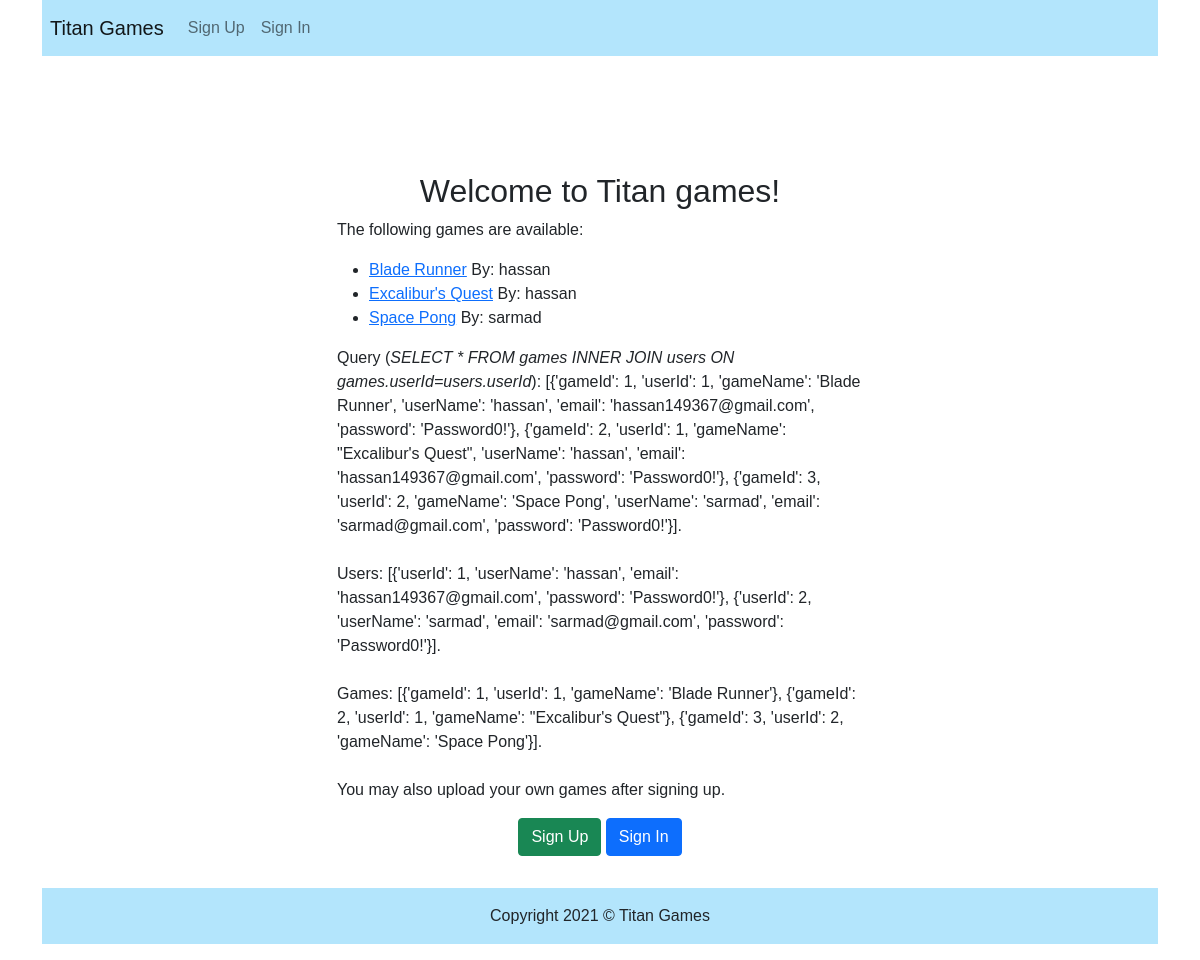
Before: / with the older database file.
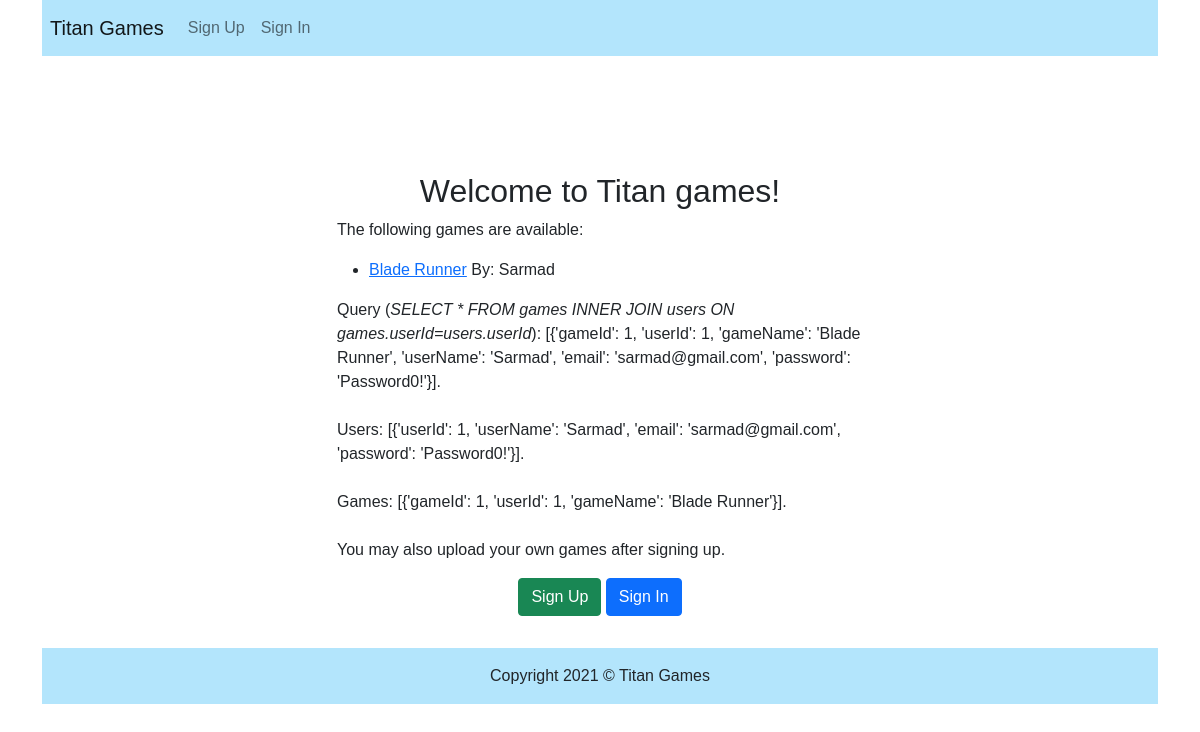
After: the same page with the newer database file.
### tables this page shows
CREATE TABLE games (
  gameId INTEGER PRIMARY KEY AUTOINCREMENT,
	userId INTEGER,
	gameName TEXT NOT NULL,
  FOREIGN KEY(userId) REFERENCES users(userId)
);

CREATE TABLE users (
  userId INTEGER PRIMARY KEY AUTOINCREMENT,
  userName TEXT NOT NULL,
  email TEXT UNIQUE NOT NULL,
  password TEXT NOT NULL
);

### app.py (the view)
@app.route("/")
def home_page():
    users = query_db('SELECT * FROM users')
    games = query_db('SELECT * FROM games')
    query = query_db('SELECT * FROM games INNER JOIN users ON games.userId=users.userId')
    return render_template('index.html', users=users, games=games, query=query)

### app.py (called while the page is built)
def get_db():
    db = getattr(g, '_database', None)
    if db is None:
        db = g._database = sqlite3.connect(DATABASE)
    def make_dicts(cursor, row):
        return dict((cursor.description[idx][0], value)
                    for idx, value in enumerate(row))
    db.row_factory = make_dicts
    return db

def query_db(query, args=(), one=False):
    cur = get_db().execute(query, args)
    rv = cur.fetchall()
    cur.close()
    return (rv[0] if rv else None) if one else rv

@app.teardown_appcontext
def close_connection(exception):
    db = getattr(g, '_database', None)
    if db is not None:
        db.close()

### templates/index.html (shortened to what this page needs)
{% extends "base.html" %}
{% block head %}
  {{ super() }}
{% endblock %}
{% block content %}
  <div class="card w-50 mb-3 border-0" style="width: 18rem; margin: auto;">
    <div class="card-body">
      {% if 'user' in session and session['user'] %}
			  <h2 class="card-title text-center">Welcome to Titan games {{session['user']['userName']}}!</h2>
			{% else %}
			  <h2 class="card-title text-center">Welcome to Titan games!</h2>
      {% endif %}
			<p class="card-text">The following games are available:<br>
				<ul>
					{% for item in query %}
					<li> <a href="/game/{{item['gameId']}}">{{item['gameName']}}</a> By: {{item['userName']}} </li>
					{% endfor %}
				</ul>
				Query (<em>SELECT * FROM games INNER JOIN users ON games.userId=users.userId</em>): {{query}}.  <br> <br>
				Users: {{users}}.  <br> <br>
				Games: {{games}}.  <br> <br>
				You may also upload your own games after signing up.
			</p>
      <div class="text-center">
          {% if 'user' in session and session['user'] %}
          <a href="logout" class="btn btn-warning">Logout</a>
          {% else %}
          <a href="signup" class="btn btn-success">Sign Up</a>
          <a href="signin" class="btn btn-primary">Sign In</a>
          {% endif %}
      </div>
    </div>
  </div>
{% endblock %}

### templates/base.html (shortened to what this page needs)
<!doctype html>
<html>
<head>
    {% block head %}
        <link href="https://cdn.jsdelivr.net/npm/bootstrap@5.0.0-beta2/dist/css/bootstrap.min.css" rel="stylesheet"
>
    {% endblock %}
</head>
<body>
<div class="container">
    <nav class="navbar navbar-expand-lg navbar-light fixed-top sticky-top px-2" style="background-color: #b3e5fc;">
        <a class="navbar-brand" href="/">Titan Games</a>
        <ul class="navbar-nav">
            {% if 'user' in session %}
                <li class="nav-item">
                    <a class="nav-link" href="/user">Upload Game</a>
                </li>
                <li class="nav-item">
                    <a class="nav-link" href="/logout">Logout</a>
                </li>
            {% else %}
                <li class="nav-item">
                    <a class="nav-link" href="/signup">Sign Up</a>
                </li>
                <li class="nav-item">
                    <a class="nav-link" href="/signin">Sign In</a>
                </li>
            {% endif %}
        </ul>
    </nav>
            <div>
                {% block content %}
                {% endblock %}
            </div>
                <footer class="container text-center" style="background-color: #b3e5fc;">
                        <p class="p-3">Copyright 2021 &copy; Titan Games</p>
                </footer>
        </div>
</body>
</html>

### templates/base.html (style rules this page uses)
* { font-family: Arial, Helvetica, sans-serif; }

### templates/index.html (style rules this page uses)
.card-body { margin-top: 100px; }

Changed rows visible on the page:
removed games: gameName "Excalibur's Quest", userName "hassan"
removed games: gameName "Space Pong", userName "sarmad"
changed through a linked row, games "Blade Runner": userName "hassan" → "Sarmad"
Other visible differences:
{{ query }}: "…'gameName': 'Blade Runner', 'userName': 'hassan', 'email': 'hassan149367@gmail.com', 'password': 'Password0!'}, {'gameId': 2, 'userId': 1, 'gameName': \"Excalibur's Quest\", 'userName': 'hassan', 'email': 'hassan149367@gmail.com', 'password': 'Password0!'}, {'gameId': 3, 'userId': 2, 'gameName': 'Space Pong', 'userName': 'sarmad', 'email': 'sarmad@gmail.com', 'password': 'Password0!'}]" → "[{'gameId': 1, 'userId': 1, 'gameName': 'Blade Runner', 'userName': 'Sarmad', 'email': 'sarmad@gmail.com', 'password': 'Password0!'}]"
{{ users }}: "[{'userId': 1, 'userName': 'hassan', 'email': 'hassan149367@gmail.com', 'password': 'Password0!'}, {'userId': 2, 'userName': 'sarmad', 'email': 'sarmad@gmail.com', 'password': 'Password0!'}]" → "[{'userId': 1, 'userName': 'Sarmad', 'email': 'sarmad@gmail.com', 'password': 'Password0!'}]"
{{ games }}: "…'userId': 1, 'gameName': 'Blade Runner'}, {'gameId': 2, 'userId': 1, 'gameName': \"Excalibur's Quest\"}, {'gameId': 3, 'userId': 2, 'gameName': 'Space Pong'}]" → "[{'gameId': 1, 'userId': 1, 'gameName': 'Blade Runner'}]"
